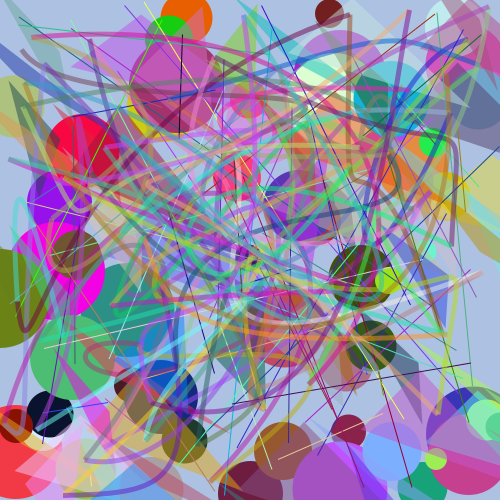

Recreate this plot in Python.
import sys
import os
import cairo
#import Images
import PIL
from PIL import Image
import numpy
from random import randint, choice
#from IPython.display import Image, display
from math import pi
from io import BytesIO
from graphics import update

#def as_numpy_array(surface):
#  w = 500
#  h = 500
#  data = surface.get_data()
#  a = numpy.ndarray(shape=(h,w), dtype=numpy.uint32, buffer=data)
#  i = Image.frombytes("RGBA", (w,h), a, "raw", "BGRA", 0, 1)
#  return numpy.asarray(i)

def add_image(surface):
  aisrf = cairo.ImageSurface(cairo.FORMAT_ARGB32, 500, 500)
  aictx = cairo.Context(aisrf)
  aictx.set_source_surface(surface,0.0,0.0)
  aictx.paint()
#  a = as_numpy_array(aisrf)
  a = Image.frombuffer("RGBA", (aisrf.get_width(),aisrf.get_height()), aisrf.get_data(), "raw", "RGBA", 0, 1)
  return a

def rect(sr, cr, sr1, cr1, sr2, cr2, width, height, its, nimg):
  copaque = 0
  opaqoff = 1 / its
  cred = randint(0, 1000)/1000
  cgreen = randint(0, 1000)/1000
  cblue = randint(0, 1000)/1000
  cr1.set_source_rgba(1, 1, 1, 1)
  cr1.rectangle(0,0,width,height)
  cr1.fill()
  aim = add_image(sr1)
  nimg.append(aim)
  cr.set_source_rgba(cred, cgreen, cblue, 1)
  cr.rectangle(0,0,width,height)
  cr.fill()
  its2 = int(its / 2)

  for i in range (1, its2):
    cr1.set_source_rgba(cblue, cgreen, cred, copaque)
    cr1.rectangle(0,0,width,height)
    cr1.fill()
    aim = add_image(sr1)
    nimg.append(aim)
    copaque = copaque + opaqoff
  return nimg

def circ(sr, cr, sr1, cr1, sr2, cr2, its, nimg):

  copaque1 = 1
  opaqoff = 1 / its
  for i in range (1, its):
    r = randint(20, 100)/1000
    x = randint(0, 1000)/1000
    y = randint(0, 1000)/1000
    ag1 = 0
    ag2 = 2 * pi
    cred = randint(0, 1000)/1000
    cgreen = randint(0, 1000)/1000
    cblue = randint(0, 1000)/1000
    copaque = 1
    cr.set_source_rgba(cred, cgreen, cblue, copaque)
    cr.arc(x, y, r, ag1, ag2)
    cr.fill()
#    cr1.restore()
    cr1.set_source_rgba(cblue, cgreen, cred, copaque)
    cr1.arc(x, y, r, ag1, ag2)
    cr1.fill()
#    cr1.save()
    aim = add_image(sr1)
    nimg.append(aim)
  return nimg

def tri(sr, cr, sr1, cr1, sr2, cr2, its, nimg):

  for i in range (1, its):
    x1 = randint(0, 1000)/1000
    y1 = randint(0, 1000)/1000
    multip = [-1, 1]
    m1 = choice(multip)
    m2 = choice(multip)
    m3 = choice(multip)
    m4 = choice(multip)
    offset1 = randint(100, 150)/1000*m1
    offset2 = randint(100, 150)/1000*m2
    x2 = x1 + offset1
    y2 = y1 + offset2
    offset3 = randint(100, 150)/1000*m3
    offset4 = randint(100, 150)/1000*m4
    if x1 > x2:
      x3 = x1 + (x1 - x2) + offset3
    else:
      x3 = x2 + (x2 - x1) + offset3
    if y1 > y2:
      y3 = y1 + (y1 - y2)
    else:
      y3 = y2 + (y2 - y1)
    cred = randint(0, 1000)/1000
    cgreen = randint(0, 1000)/1000
    cblue = randint(0, 1000)/1000
    copaque = 0.5
    cr.set_line_width(0.003)
    cr.set_source_rgba(cred, cgreen, cblue, copaque)
    cr.move_to(x1, y1)
    cr.line_to(x2, y2)
    cr.line_to (x3, y3)
    cr.line_to(x1, y1)
    cr.fill()
    cr1.set_line_width(0.003)
    cr1.set_source_rgba(cblue, cgreen, cred, copaque)
    cr1.move_to(x1, y1)
    cr1.line_to(x2, y2)
    cr1.line_to (x3, y3)
    cr1.line_to(x1, y1)
    cr1.fill()
    aim = add_image(sr1)
    nimg.append(aim)
  return nimg

def lin(sr, cr, sr1, cr1, sr2, cr2, its, nimg):

  for i in range (1, its):
    x1 = randint(0, 1000)/1000
    y1 = randint(0, 1000)/1000
    x2 = randint(0, 1000)/1000
    y2 = randint(0, 1000)/1000
    cred = randint(0, 1000)/1000
    cgreen = randint(0, 1000)/1000
    cblue = randint(0, 1000)/1000
    copaque = 1
    cr.set_line_width(0.002)
    cr.set_source_rgba(cred, cgreen, cblue, copaque)
    cr.move_to(x1, y1)
    cr.line_to(x2, y2)
    cr.stroke()
    cr1.set_line_width(0.002)
    cr1.set_source_rgba(cblue, cgreen, cred, copaque)
    cr1.move_to(x1, y1)
    cr1.line_to(x2, y2)
    cr1.stroke()
    aim = add_image(sr1)
    nimg.append(aim)
  return nimg

def squg(sr, cr, sr1, cr1, sr2, cr2, its, nimg):

  x1 = randint(0, 100)/1000
  y1 = randint(0, 100)/1000
  for i in range (1, its):
    x2 = randint(0, 1000)/1000
    y2 = randint(0, 1000)/1000
    x3 = randint(0, 1000)/1000
    y3 = randint(0, 1000)/1000
    x4 = randint(0, 1000)/1000
    y4 = randint(0, 1000)/1000
    cred = randint(0, 1000)/1000
    cgreen = randint(0, 1000)/1000
    cblue = randint(0, 1000)/1000
    copaque = 0.5
    cr.set_line_width(0.01)
    cr.set_source_rgba(cred, cgreen, cblue, copaque)
    cr.move_to(x1, y1)
    cr.curve_to(x2, y2, x3, y3, x4, y4)
    cr.stroke()
    cr1.set_line_width(0.01)
    cr1.set_source_rgba(cblue, cgreen, cred, copaque)
    cr1.move_to(x1, y1)
    cr1.curve_to(x2, y2, x3, y3, x4, y4)
    cr1.stroke()
    aim = add_image(sr1)
    nimg.append(aim)
    x1 = x4
    y1 = y4
  return nimg

images = []
timg = []
width = 500
height = 500
iterations = 60

srf = cairo.RecordingSurface(cairo.Content(1), cairo.Rectangle(0.0,0.0,width,height))
ctx = cairo.Context(srf)
ctx.scale(width, height)
srf1 = cairo.RecordingSurface(cairo.Content(1), cairo.Rectangle(0.0,0.0,width,height))
ctx1 = cairo.Context(srf1)
ctx1.scale(width, height)
srf2 = cairo.RecordingSurface(cairo.Content(1), cairo.Rectangle(0.0,0.0,width,height))
ctx2 = cairo.Context(srf1)
ctx2.scale(width, height)
images = rect(srf, ctx, srf1, ctx1, srf2, ctx2, width, height, iterations, timg)
images = circ(srf, ctx, srf1, ctx1, srf2, ctx2, iterations, timg)
images = tri(srf, ctx, srf1, ctx1, srf2, ctx2, iterations, timg)
images = lin(srf, ctx, srf1, ctx1, srf2, ctx2, iterations, timg)
images = squg(srf, ctx, srf1, ctx1, srf2, ctx2, iterations, timg)
images[0].save('test.gif', save_all=True, append_images=images[1:], optimize=False, duration=3, loop=1)

srf3 = cairo.ImageSurface(cairo.FORMAT_ARGB32, width, height)
ctx3 = cairo.Context(srf3)
ctx3.set_source_surface(srf,0.0,0.0)
ctx3.paint()
fileobj = 'test.png'
srf3.write_to_png(fileobj)

srf4 = cairo.SVGSurface('test.svg', width, height)
ctx4 = cairo.Context(srf4)
ctx4.set_source_surface(srf,0.0,0.0)
ctx4.paint()
